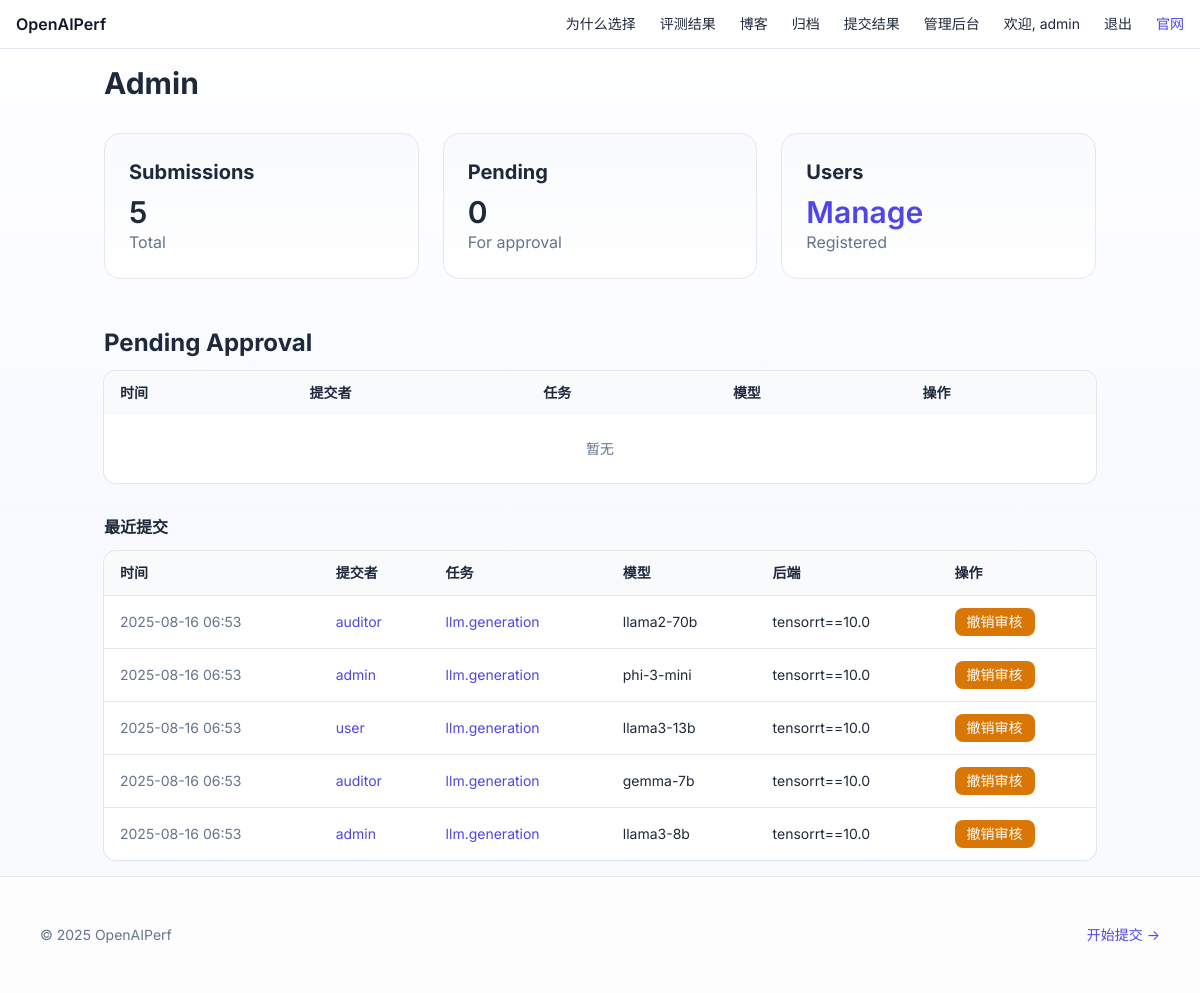
The page /admin (signed in) on the database its author committed.
### app/models.py (models this page shows, shortened)
class User(SQLModel, table=True):
    id: int | None = Field(default=None, primary_key=True)
    username: str = Field(unique=True, index=True)
    hashed_password: str
    role: UserRole = Field(default=UserRole.USER, index=True)
    email: str = Field(unique=True, index=True)
    organization: str | None = Field(default=None)
    phone: str | None = Field(default=None)
    approved: bool = Field(default=False, index=True)  # New field for approval status
    created_at: dt.datetime = Field(default_factory=lambda: dt.datetime.utcnow())

class Submission(SQLModel, table=True):
    model_config = {"protected_namespaces": ()}
    id: str = Field(primary_key=True)
    created_at: dt.datetime = Field(default_factory=lambda: dt.datetime.utcnow())
    user_id: int | None = Field(default=None, foreign_key="user.id")
    task: str | None = Field(default=None, index=True)
    scenario: str | None = Field(default=None, index=True)
    model_name: str | None = Field(default=None, index=True)
    backend: str | None = Field(default=None, index=True)
    quality: float | None = Field(default=None, index=True)
    throughput: float | None = Field(default=None, index=True)
    latency_p99_ms: float | None = Field(default=None, index=True)
    energy_j_per_request: float | None = Field(default=None, index=True)
    approved: bool = Field(default=False, index=True)
    cards: Dict[str, Any] = Field(default_factory=dict, sa_column=Column(JSON, nullable=False))
    notes: str | None = None

### app/main.py (the view)
@app.get("/admin", response_class=HTMLResponse)
def admin_dashboard(
    request: Request,
    session=Depends(get_session),
    user: User = Depends(require_auditor),
    user_ctx: dict = Depends(get_user_for_template),
):
    total = session.query(Submission).count()
    latest_submissions = session.query(Submission).order_by(Submission.created_at.desc()).limit(10).all()
    pending_submissions = session.query(Submission).filter(Submission.approved == False).order_by(Submission.created_at.desc()).all()  # noqa: E712
    def enhance_with_user_info(submissions):
        enhanced = []
        for submission in submissions:
            enhanced_submission = {
                'id': submission.id,
                'created_at': submission.created_at,
                'task': submission.task,
                'model_name': submission.model_name,
                'backend': submission.backend,
                'approved': submission.approved,
                'user_id': submission.user_id,
                'user_name': None
            }
            if submission.user_id:
                user = get_user_by_id(session, submission.user_id)
                enhanced_submission['user_name'] = user.username if user else None
            enhanced.append(enhanced_submission)
        return enhanced
    latest = enhance_with_user_info(latest_submissions)
    pending = enhance_with_user_info(pending_submissions)
    ctx = {
        "request": request,
        "total": total,
        "latest": latest,
        "pending": pending,
    }
    ctx.update(user_ctx)
    return templates.TemplateResponse("admin.html", ctx)

### templates/admin.html (shortened to what this page needs)
{% extends "base.html" %}
{% block content %}
<div class="max-w-5xl mx-auto p-4">
  <h1 class="text-3xl font-bold">Admin</h1>
  <div class="mt-8 grid md:grid-cols-3 gap-6">
    <div class="soft-grad border rounded-2xl p-6">
      <h2 class="text-xl font-bold">Submissions</h2>
      <p class="mt-2 text-3xl font-semibold">{{ total }}</p>
      <p class="text-slate-500">Total</p>
    </div>
    <div class="soft-grad border rounded-2xl p-6">
      <h2 class="text-xl font-bold">Pending</h2>
      <p class="mt-2 text-3xl font-semibold">{{ pending | length }}</p>
      <p class="text-slate-500">For approval</p>
    </div>
    <div class="soft-grad border rounded-2xl p-6">
      <h2 class="text-xl font-bold">Users</h2>
      <p class="mt-2 text-3xl font-semibold"><a href="/admin/users" class="text-indigo-600">Manage</a></p>
      <p class="text-slate-500">Registered</p>
    </div>
  </div>
  <div class="mt-12">
    <h2 class="text-2xl font-bold">Pending Approval</h2>
    <div class="mt-3 overflow-x-auto bg-white rounded-xl shadow-sm ring-1 ring-slate-200">
      <table class="min-w-full text-sm">
        <thead class="bg-slate-50">
          <tr>
            <th class="px-4 py-3 text-left">时间</th>
            <th class="px-4 py-3 text-left">提交者</th>
            <th class="px-4 py-3 text-left">任务</th>
            <th class="px-4 py-3 text-left">模型</th>
            <th class="px-4 py-3 text-left">操作</th>
          </tr>
        </thead>
        <tbody>
          {% for r in pending %}
          <tr class="border-t">
            <td class="px-4 py-3 text-slate-500">{{ r.created_at.strftime('%Y-%m-%d %H:%M') }}</td>
            <td class="px-4 py-3 text-slate-700">
              {% if r['user_name'] and r['user_id'] %}
                <a href="/user/{{ r['user_id'] }}" class="text-indigo-600 hover:text-indigo-800">{{ r['user_name'] }}</a>
              {% else %}
                N/A
              {% endif %}
            </td>
            <td class="px-4 py-3"><a class="text-indigo-600" href="/results/{{ r['id'] }}">{{ r['task'] or '-' }}</a></td>
            <td class="px-4 py-3">{{ r['model_name'] or '-' }}</td>
            <td class="px-4 py-3">
              <form method="post" action="/admin/approve/{{ r['id'] }}">
                <button class="px-3 py-1 bg-emerald-600 text-white rounded-lg">批准</button>
              </form>
            </td>
          </tr>
          {% else %}
          <tr><td class="px-4 py-6 text-center text-slate-500" colspan="5">暂无</td></tr>
          {% endfor %}
        </tbody>
      </table>
    </div>
  </div>
  <h2 class="mt-8 font-semibold">最近提交</h2>
  <div class="mt-3 overflow-x-auto bg-white rounded-xl shadow-sm ring-1 ring-slate-200">
    <table class="min-w-full text-sm">
      <thead class="bg-slate-50">
        <tr>
          <th class="px-4 py-3 text-left">时间</th>
          <th class="px-4 py-3 text-left">提交者</th>
          <th class="px-4 py-3 text-left">任务</th>
          <th class="px-4 py-3 text-left">模型</th>
          <th class="px-4 py-3 text-left">后端</th>
          <th class="px-4 py-3 text-left">操作</th>
        </tr>
      </thead>
      <tbody>
        {% for r in latest %}
        <tr class="border-t">
          <td class="px-4 py-3 text-slate-500">{{ r.created_at.strftime('%Y-%m-%d %H:%M') }}</td>
          <td class="px-4 py-3 text-slate-700">
            {% if r['user_name'] and r['user_id'] %}
              <a href="/user/{{ r['user_id'] }}" class="text-indigo-600 hover:text-indigo-800">{{ r['user_name'] }}</a>
            {% else %}
              N/A
            {% endif %}
          </td>
          <td class="px-4 py-3"><a class="text-indigo-600" href="/results/{{ r['id'] }}">{{ r['task'] or '-' }}</a></td>
          <td class="px-4 py-3">{{ r['model_name'] or '-' }}</td>
          <td class="px-4 py-3">{{ r['backend'] or '-' }}</td>
          <td class="px-4 py-3">
            {% if r['approved'] %}
              <form method="post" action="/admin/revoke/{{ r['id'] }}" onsubmit="return confirm('Are you sure you want to revoke approval for this submission?');">
                <button class="px-3 py-1 bg-amber-600 text-white rounded-lg">撤销审核</button>
              </form>
            {% else %}
              <span class="text-slate-500">待批准</span>
            {% endif %}
          </td>
        </tr>
        {% else %}
        <tr><td class="px-4 py-6 text-center text-slate-500" colspan="6">暂无</td></tr>
        {% endfor %}
      </tbody>
    </table>
  </div>
</div>
{% endblock %}

### templates/base.html (shortened to what this page needs)
<!doctype html>
<html lang="zh-CN">
<head>
  <script src="https://cdn.tailwindcss.com"></script>
</head>
<body class="bg-gradient-to-b from-white via-indigo-50/40 to-slate-50 text-slate-800">
  <header class="sticky top-0 z-30 bg-white/70 backdrop-blur border-b border-slate-200">
    <div class="max-w-7xl mx-auto px-4 py-3 flex items-center justify-between">
      <a class="font-semibold text-slate-900" href="/">OpenAIPerf</a>
      <nav class="hidden md:flex items-center gap-6 text-sm">
        <a class="hover:text-indigo-600" href="/#why">为什么选择</a>
        <a class="hover:text-indigo-600" href="/results">评测结果</a>
        <a class="hover:text-indigo-600" href="/blog">博客</a>
        <a class="hover:text-indigo-600" href="/archive">归档</a>
        <a class="hover:text-indigo-600" href="/submit">提交结果</a>
        {% if current_user %}
          {% if current_user.role in ['admin', 'auditor'] %}
            <a class="hover:text-indigo-600" href="/admin">管理后台</a>
          {% endif %}
          <a class="hover:text-indigo-600" href="/profile">欢迎, {{ current_user.username }}</a>
          <a class="hover:text-indigo-600" href="/logout">退出</a>
        {% else %}
          <a class="hover:text-indigo-600" href="/login">登录</a>
          <a class="hover:text-indigo-600" href="/register">注册</a>
        {% endif %}
        <a class="text-indigo-600 font-medium" href="https://www.openaiperf.org" target="_blank">官网</a>
      </nav>
    </div>
  </header>
  {% block content %}{% endblock %}
  <footer class="py-12 border-t border-slate-200 bg-white/70">
    <div class="max-w-6xl mx-auto px-4 flex items-center justify-between">
      <p class="text-sm text-slate-500">© 2025 OpenAIPerf</p>
      <a href="/submit" class="text-sm text-indigo-600">开始提交 →</a>
    </div>
  </footer>
</body>
</html>

### templates/base.html (style rules this page uses)
body { font-family: Inter, system-ui, -apple-system, Segoe UI, Roboto, Helvetica, Arial, "Apple Color Emoji", "Segoe UI Emoji"; }
.soft-grad { background: linear-gradient(180deg, rgba(248,250,252,1) 0%, rgba(255,255,255,1) 100%); }

### rows shown on the page
User: username "admin", user_name "admin" "admin"
Submission: created_at "2025-08-16 06:53", task "llm.generation", model_name "llama2-70b", backend "tensorrt==10.0"
User: user_name "auditor" "auditor"
Submission: created_at "2025-08-16 06:53", task "llm.generation", model_name "phi-3-mini", backend "tensorrt==10.0"
Submission: created_at "2025-08-16 06:53", task "llm.generation", model_name "llama3-13b", backend "tensorrt==10.0"
User: user_name "user"
Submission: created_at "2025-08-16 06:53", task "llm.generation", model_name "gemma-7b", backend "tensorrt==10.0"
Submission: created_at "2025-08-16 06:53", task "llm.generation", model_name "llama3-8b", backend "tensorrt==10.0"

### other values the page prints
{{ total }} "5"
{{ pending | length }} "0"
